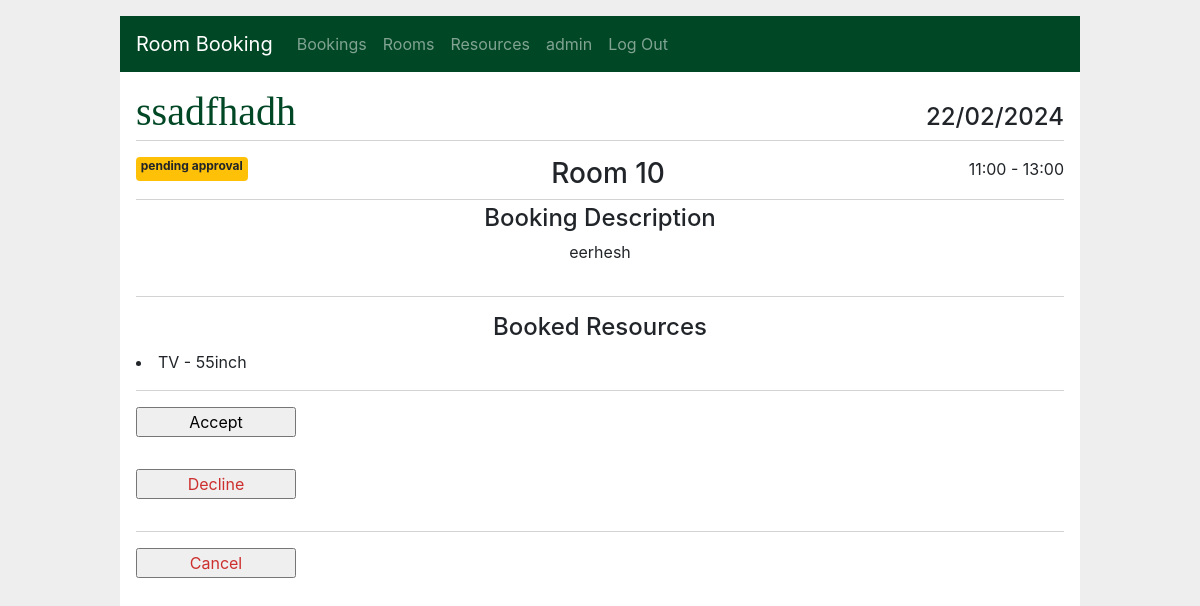
/bookings/7/details (signed in), run on the app's committed database.
### app/models/user.py (models this page shows, shortened)
class User(db.Model):
    __tablename__ = "users"
    id = db.Column(db.Integer, primary_key=True, autoincrement=True, nullable=False)
    email = db.Column(db.String(150), unique=True, nullable=False)
    password = db.Column(db.Text, nullable=False)
    firstname = db.Column(db.String(150), nullable=False)
    lastname = db.Column(db.String(150), nullable=False)
    created = db.Column(db.DateTime, default=datetime.datetime.now(), nullable=False)
    role = db.Column(db.String(150), default='user', nullable=False)
    bookings = db.relationship('Booking', back_populates="creator", cascade='all, delete, delete-orphan')

### app/models/room.py (models this page shows, shortened)
class RoomBooking(db.Model):
    __tablename__ = "roombookings"
    id = db.Column(db.Integer, primary_key=True, autoincrement=True, nullable=False)
    creator_id = db.Column(db.Integer, ForeignKey("users.id", ondelete="CASCADE"), nullable=False)
    creator = db.relationship('User', foreign_keys=[creator_id])
    title = db.Column(db.String(150), nullable=False)
    summary = db.Column(db.Text, nullable=False)
    status = db.Column(db.String, default='pending approval', nullable=False)
    event_start = db.Column(db.DateTime, nullable=False)
    time_start = db.Column(db.DateTime, nullable=False)
    time_end = db.Column(db.DateTime, nullable=False)
    created = db.Column(db.DateTime, default=now, nullable=False)
    attendees = db.Column(db.Integer, nullable=False)
    booked_resources = db.relationship('BookedResource', back_populates="room_booking", cascade='all, delete, delete-orphan')
    room_id = db.Column(db.Integer, ForeignKey("rooms.id"), nullable=False)
    room = db.relationship('Room', foreign_keys=[room_id])

class Room(db.Model):
    __tablename__ = "rooms"
    id = db.Column(db.Integer, primary_key=True, autoincrement=True, nullable=False)
    name = db.Column(db.String(150), unique=True, nullable=False)
    description = db.Column(db.String, nullable=False)
    room_bookings = db.relationship('RoomBooking', back_populates="room", cascade='all, delete, delete-orphan')
    room_resources = db.relationship('RoomResource', back_populates="room", cascade='all, delete, delete-orphan')

### app/models/resource.py (models this page shows, shortened)
class BookedResource(db.Model):
    __tablename__ = "bookedresources"
    id = db.Column(db.Integer, primary_key=True, autoincrement=True, nullable=False)
    booked_quantity = db.Column(db.Integer)
    room_resource_id = db.Column(db.Integer, ForeignKey("roomresources.id", ondelete="CASCADE"), nullable=False)
    room_resource = db.relationship('RoomResource', foreign_keys=[room_resource_id])
    room_booking_id = db.Column(db.Integer, ForeignKey("roombookings.id", ondelete="CASCADE"), nullable=False)
    room_booking = db.relationship('RoomBooking', foreign_keys=[room_booking_id])

class Resource(db.Model):
    __tablename__ = 'resources'
    id = db.Column(db.Integer, primary_key=True, autoincrement=True, nullable=False)
    name = db.Column(db.String(150), unique=True, nullable=False)
    description = db.Column(db.String, nullable=False)
    room_resources = db.relationship('RoomResource', back_populates="resource", cascade='all, delete, delete-orphan')

### app/bookings/routes.py (the view)
@bp.route('/<int:id>/details', methods=('GET',))
@login_required
def details(id):
    booking = get_booking(id)
    return render_template('bookings/details.html', booking=booking)

### app/bookings/routes.py (called while the page is built)
def get_booking(id, check_author=True):
    user_id = session.get('user_id')
    booking = RoomBooking.query.filter_by(id=id).first()
    if booking is None:
        abort(404, f"Booking id {id} doesn't exist.")
    admin = User.query.filter_by(
        id=user_id).first()
    if check_author and booking.creator_id != user_id and admin.role != "admin":
        abort(403)
    return booking

### app/main/routes.py (called while the page is built)
@bp.before_app_request
def load_logged_in_user():
    user_id = session.get('user_id')
    if user_id is None:
        g.user = None
    else:
        g.user = User.query.filter_by(
                id=user_id).first()

def login_required(view):
    @functools.wraps(view)
    def wrapped_view(**kwargs):
        if g.user is None:
            return redirect(url_for('main.login'))
        return view(**kwargs)
    return wrapped_view

### app/templates/bookings/details.html
{% extends 'base.html' %}
{% block header %}
  <h1>{% block title %}{{ booking.title }}{% endblock %}</h1>
    <h4>{{ booking.event_start.strftime('%d/%m/%Y') }}</h4>
{% endblock %}
{% block content %}
<div class="topbar">
    {% if booking.status in ['declined', 'cancelled'] %}
    {% elif booking.status == 'confirmed' %}
      <div class="badge badge-success">
        {{ booking.status }}
      </div>
    {% elif 'pending' in booking.status %}
      <div class="badge badge-warning">
        {{ booking.status }}
      </div>
    {% endif %}
    <h3>{{ booking.room.name }}</h3>
  <div class="time-bar">
    <p>{{ booking.time_start.strftime('%H:%M') }} - {{ booking.time_end.strftime('%H:%M') }}</p>
  </div>
</div>
<h4 class="d-flex justify-content-center">Booking Description</h4>
<div class="container d-flex justify-content-center">
  <p style="white-space: pre-wrap;">{{ booking['summary'] }}</p>
</div>
<hr>
    {% if booking.booked_resources %}
    <h4 class="d-flex justify-content-center">Booked Resources</h4>
    <div class="columns2">
      {% for resource in booking.booked_resources %}
        <li> {{ resource.room_resource.resource.name }} </li>
      {% endfor %}
    </div>
  <hr>
    {% endif %}
{% if booking['status'] == 'pending approval' and g.user.role == 'admin' %}
    <div class="approve">
      <form action="{{ url_for('bookings.accepted', id=booking['id']) }}" method="post">
        <input class="success" type="submit" value="Accept">
      </form>
      <form action="{{ url_for('bookings.declined', id=booking['id']) }}" method="post">
        <input class="danger" type="submit" value="Decline">
      </form>
    </div>
  <hr>
{% endif %}
{% if booking.status not in ['declined', 'cancelled'] %}
    <form action="{{ url_for('bookings.cancelled', id=booking['id']) }}" method="post">
      <input class="danger" type="submit" value="Cancel" onclick="return confirm('Are you sure you want to cancel this booking?')">
    </form>
{% endif %}
{% endblock %}

### app/templates/base.html (shortened to what this page needs)
<!doctype html>
<html lang="en">
  <head>
    <link rel="stylesheet" href="https://stackpath.bootstrapcdn.com/bootstrap/4.3.1/css/bootstrap.min.css">
    <link rel="stylesheet" href="{{ url_for('static', filename='style.css') }}">
  </head>
  <body>
    <nav class="navbar navbar-expand-lg navbar-dark">
      <a class="navbar-brand" href="{{ url_for('main.index') }}">Room Booking</a>
      <div class="collapse navbar-collapse" id="navbarNav">
        <ul class="navbar-nav">
          {% if g.user %}
            <li class="nav-item"><a class="nav-link" href="{{ url_for('bookings.index') }}">Bookings</a>
            <li class="nav-item"><a class="nav-link" href="{{ url_for('rooms.index') }}">Rooms</a>
            <li class="nav-item"><a class="nav-link" href="{{ url_for('resources.index') }}">Resources</a>
            <li class="nav-item current-user"><a class="nav-link" href="{{ url_for('main.account') }}">{{ g.user.firstname }}</a>
            <li class="nav-item nav-right"><a class="nav-link" href="{{ url_for('main.logout') }}">Log Out</a>
          {% else %}
            <li class="nav-item"><a class="nav-link" href="{{ url_for('main.register') }}">Register</a>
            <li class="nav-item"><a class="nav-link" href="{{ url_for('main.login') }}">Log In</a>
          {% endif %}
        </ul>
      </div>
    </nav>
    <section class="content">
      <header>
        {% block header %}{% endblock %}
      </header>
      {% block content %}
      {% endblock %}
    </section>
  </body>
</html>

### app/static/style.css (style rules this page uses)
html { font-family: Libre Baskerville, serif, Montserrat,sans-serif; background: #eee; padding: 1rem; }
body { max-width: 960px; margin: 0 auto; background: white; }
h1 { font-family: serif; color: #004725; margin: 1rem 0; }
a { color: #004725; }
hr { border: none; border-top: 1px solid lightgray; }
nav { background: #004725; display: flex; align-items: center; padding: 0 0.5rem; }
nav ul { display: flex; list-style: none; margin: 0; padding: 0; border: none; }
nav ul li a, nav ul li span, header .action { display: block; padding: 0.5rem; }
.badge { height: 2em; }
.columns2 { column-count: 2; justify-content: space-between; }
.content { padding: 0 1rem 1rem; }
.content > header { border-bottom: 1px solid lightgray; display: flex; align-items: flex-end; }
.content > header h1 { flex: auto; margin: 1rem 0 0.25rem 0; }
.content form { margin: 1em 0; display: flex; flex-direction: column; }
.content input, .content textarea { margin-bottom: 1em; }
.topbar { display: flex; justify-content: space-between; border-bottom: 1px solid lightgray; margin: 1rem 0 0.25rem 0; }
input.danger { color: #cc2f2e; }
input[type=submit] { align-self: start; min-width: 10em; }

### data on the page
User: user.firstname "admin"
RoomBooking: title "ssadfhadh", event_start "22/02/2024", status "pending approval", time_start "11:00", time_end "13:00", summary "eerhesh"
Room: room.name "Room 10"
BookedResource: room_resource.resource.name "TV - 55inch"
